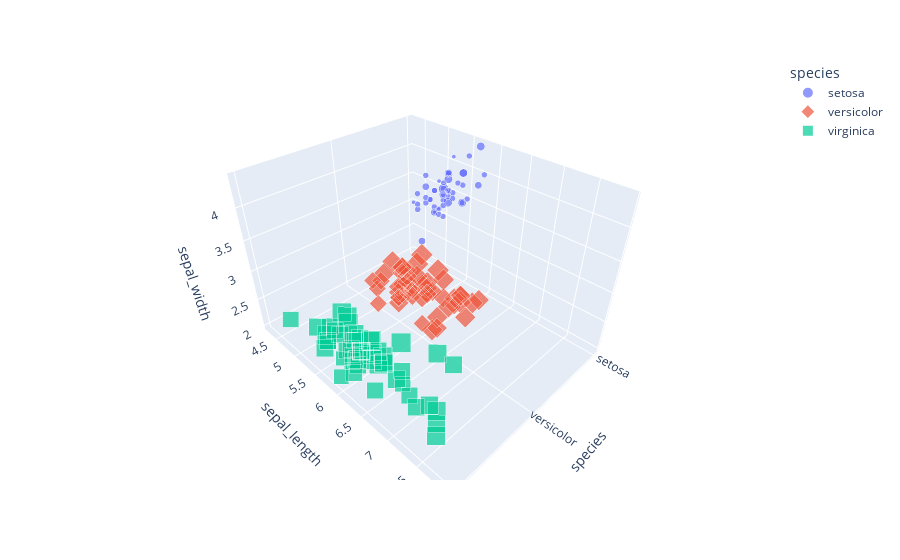

Source (notebook cell):
### Code cell
px.scatter_3d(df,x='species',y='sepal_length',z='sepal_width',color='species',size='petal_width',
              symbol='species')

### Figure 1 — Plotly figure (JSON) as saved in the notebook; plotly's stock layout.template omitted (floating-point values rounded to 4 significant figures)
{"data": [{"hovertemplate": "species=%{x}<br>sepal_length=%{y}<br>sepal_width=%{z}<br>petal_width=%{marker.size}<extra></extra>", "legendgroup": "setosa", "marker": {"color": "#636efa", "size": [0.2, 0.2, 0.2, 0.2, 0.2, 0.4, 0.3, 0.2, 0.2, 0.1, 0.2, 0.2, 0.1, 0.1, 0.2, 0.4, 0.4, 0.3, 0.3, 0.3, 0.2, 0.4, 0.2, 0.5, 0.2, 0.2, 0.4, 0.2, 0.2, 0.2, 0.2, 0.4, 0.1, 0.2, 0.2, 0.2, 0.2, 0.1, 0.2, 0.2, 0.3, 0.3, 0.2, 0.6, 0.4, 0.3, 0.2, 0.2, 0.2, 0.2], "sizemode": "area", "sizeref": 0.00625, "symbol": "circle"}, "mode": "markers", "name": "setosa", "scene": "scene", "showlegend": true, "type": "scatter3d", "x": ["setosa", "setosa", "setosa", "setosa", "setosa", "setosa", "setosa", "setosa", "setosa", "setosa", "setosa", "setosa", "setosa", "setosa", "setosa", "setosa", "setosa", "setosa", "setosa", "setosa", "setosa", "setosa", "setosa", "setosa", "setosa", "setosa", "setosa", "setosa", "setosa", "setosa", "setosa", "setosa", "setosa", "setosa", "setosa", "setosa", "setosa", "setosa", "setosa", "setosa", "setosa", "setosa", "setosa", "setosa", "setosa", "setosa", "setosa", "setosa", "setosa", "setosa"], "y": [5.1, 4.9, 4.7, 4.6, 5, 5.4, 4.6, 5, 4.4, 4.9, 5.4, 4.8, 4.8, 4.3, 5.8, 5.7, 5.4, 5.1, 5.7, 5.1, 5.4, 5.1, 4.6, 5.1, 4.8, 5, 5, 5.2, 5.2, 4.7, 4.8, 5.4, 5.2, 5.5, 4.9, 5, 5.5, 4.9, 4.4, 5.1, 5, 4.5, 4.4, 5, 5.1, 4.8, 5.1, 4.6, 5.3, 5], "z": [3.5, 3, 3.2, 3.1, 3.6, 3.9, 3.4, 3.4, 2.9, 3.1, 3.7, 3.4, 3, 3, 4, 4.4, 3.9, 3.5, 3.8, 3.8, 3.4, 3.7, 3.6, 3.3, 3.4, 3, 3.4, 3.5, 3.4, 3.2, 3.1, 3.4, 4.1, 4.2, 3.1, 3.2, 3.5, 3.6, 3, 3.4, 3.5, 2.3, 3.2, 3.5, 3.8, 3, 3.8, 3.2, 3.7, 3.3]}, {"hovertemplate": "species=%{x}<br>sepal_length=%{y}<br>sepal_width=%{z}<br>petal_width=%{marker.size}<extra></extra>", "legendgroup": "versicolor", "marker": {"color": "#EF553B", "size": [1.4, 1.5, 1.5, 1.3, 1.5, 1.3, 1.6, 1, 1.3, 1.4, 1, 1.5, 1, 1.4, 1.3, 1.4, 1.5, 1, 1.5, 1.1, 1.8, 1.3, 1.5, 1.2, 1.3, 1.4, 1.4, 1.7, 1.5, 1, 1.1, 1, 1.2, 1.6, 1.5, 1.6, 1.5, 1.3, 1.3, 1.3, 1.2, 1.4, 1.2, 1, 1.3, 1.2, 1.3, 1.3, 1.1, 1.3], "sizemode": "area", "sizeref": 0.00625, "symbol": "diamond"}, "mode": "markers", "name": "versicolor", "scene": "scene", "showlegend": true, "type": "scatter3d", "x": ["versicolor", "versicolor", "versicolor", "versicolor", "versicolor", "versicolor", "versicolor", "versicolor", "versicolor", "versicolor", "versicolor", "versicolor", "versicolor", "versicolor", "versicolor", "versicolor", "versicolor", "versicolor", "versicolor", "versicolor", "versicolor", "versicolor", "versicolor", "versicolor", "versicolor", "versicolor", "versicolor", "versicolor", "versicolor", "versicolor", "versicolor", "versicolor", "versicolor", "versicolor", "versicolor", "versicolor", "versicolor", "versicolor", "versicolor", "versicolor", "versicolor", "versicolor", "versicolor", "versicolor", "versicolor", "versicolor", "versicolor", "versicolor", "versicolor", "versicolor"], "y": [7, 6.4, 6.9, 5.5, 6.5, 5.7, 6.3, 4.9, 6.6, 5.2, 5, 5.9, 6, 6.1, 5.6, 6.7, 5.6, 5.8, 6.2, 5.6, 5.9, 6.1, 6.3, 6.1, 6.4, 6.6, 6.8, 6.7, 6, 5.7, 5.5, 5.5, 5.8, 6, 5.4, 6, 6.7, 6.3, 5.6, 5.5, 5.5, 6.1, 5.8, 5, 5.6, 5.7, 5.7, 6.2, 5.1, 5.7], "z": [3.2, 3.2, 3.1, 2.3, 2.8, 2.8, 3.3, 2.4, 2.9, 2.7, 2, 3, 2.2, 2.9, 2.9, 3.1, 3, 2.7, 2.2, 2.5, 3.2, 2.8, 2.5, 2.8, 2.9, 3, 2.8, 3, 2.9, 2.6, 2.4, 2.4, 2.7, 2.7, 3, 3.4, 3.1, 2.3, 3, 2.5, 2.6, 3, 2.6, 2.3, 2.7, 3, 2.9, 2.9, 2.5, 2.8]}, {"hovertemplate": "species=%{x}<br>sepal_length=%{y}<br>sepal_width=%{z}<br>petal_width=%{marker.size}<extra></extra>", "legendgroup": "virginica", "marker": {"color": "#00cc96", "size": [2.5, 1.9, 2.1, 1.8, 2.2, 2.1, 1.7, 1.8, 1.8, 2.5, 2, 1.9, 2.1, 2, 2.4, 2.3, 1.8, 2.2, 2.3, 1.5, 2.3, 2, 2, 1.8, 2.1, 1.8, 1.8, 1.8, 2.1, 1.6, 1.9, 2, 2.2, 1.5, 1.4, 2.3, 2.4, 1.8, 1.8, 2.1, 2.4, 2.3, 1.9, 2.3, 2.5, 2.3, 1.9, 2, 2.3, 1.8], "sizemode": "area", "sizeref": 0.00625, "symbol": "square"}, "mode": "markers", "name": "virginica", "scene": "scene", "showlegend": true, "type": "scatter3d", "x": ["virginica", "virginica", "virginica", "virginica", "virginica", "virginica", "virginica", "virginica", "virginica", "virginica", "virginica", "virginica", "virginica", "virginica", "virginica", "virginica", "virginica", "virginica", "virginica", "virginica", "virginica", "virginica", "virginica", "virginica", "virginica", "virginica", "virginica", "virginica", "virginica", "virginica", "virginica", "virginica", "virginica", "virginica", "virginica", "virginica", "virginica", "virginica", "virginica", "virginica", "virginica", "virginica", "virginica", "virginica", "virginica", "virginica", "virginica", "virginica", "virginica", "virginica"], "y": [6.3, 5.8, 7.1, 6.3, 6.5, 7.6, 4.9, 7.3, 6.7, 7.2, 6.5, 6.4, 6.8, 5.7, 5.8, 6.4, 6.5, 7.7, 7.7, 6, 6.9, 5.6, 7.7, 6.3, 6.7, 7.2, 6.2, 6.1, 6.4, 7.2, 7.4, 7.9, 6.4, 6.3, 6.1, 7.7, 6.3, 6.4, 6, 6.9, 6.7, 6.9, 5.8, 6.8, 6.7, 6.7, 6.3, 6.5, 6.2, 5.9], "z": [3.3, 2.7, 3, 2.9, 3, 3, 2.5, 2.9, 2.5, 3.6, 3.2, 2.7, 3, 2.5, 2.8, 3.2, 3, 3.8, 2.6, 2.2, 3.2, 2.8, 2.8, 2.7, 3.3, 3.2, 2.8, 3, 2.8, 3, 2.8, 3.8, 2.8, 2.8, 2.6, 3, 3.4, 3.1, 3, 3.1, 3.1, 3.1, 2.7, 3.2, 3.3, 3, 2.5, 3, 3.4, 3]}], "layout": {"legend": {"itemsizing": "constant", "title": {"text": "species"}, "tracegroupgap": 0}, "margin": {"t": 60}, "scene": {"domain": {"x": [0, 1], "y": [0, 1]}, "xaxis": {"categoryarray": ["setosa", "versicolor", "virginica"], "categoryorder": "array", "title": {"text": "species"}}, "yaxis": {"title": {"text": "sepal_length"}}, "zaxis": {"title": {"text": "sepal_width"}}}}}
